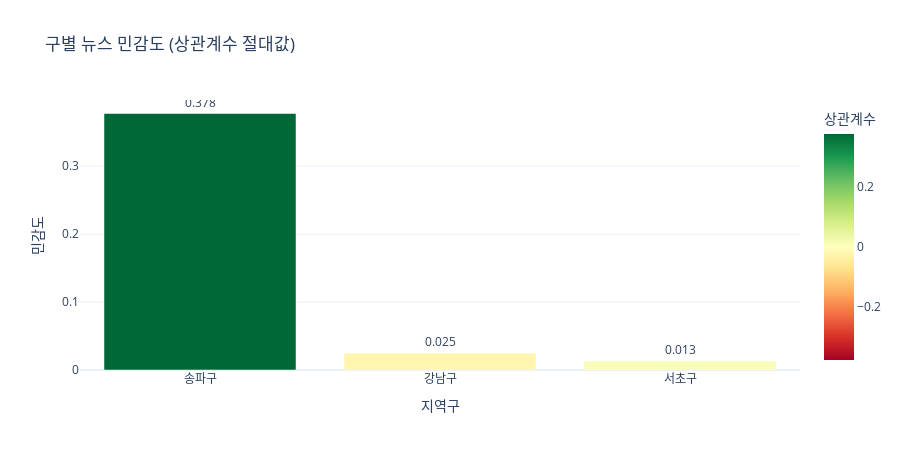

Notebook source saved alongside this figure:
### Markdown cell above
### 9-4. 구별 민감도 비교

### Code cell
if len(sensitivity_df) > 0:
    fig = px.bar(
        sensitivity_df,
        x='region',
        y='sensitivity',
        color='correlation',
        color_continuous_scale='RdYlGn',
        color_continuous_midpoint=0,
        title='구별 뉴스 민감도 (상관계수 절대값)',
        labels={'sensitivity': '민감도', 'region': '지역구', 'correlation': '상관계수'},
        text=[f'{s:.3f}' for s in sensitivity_df['sensitivity']]
    )
    fig.update_traces(textposition='outside')
    fig.update_layout(
        template='plotly_white',
        xaxis={'categoryorder': 'total descending'},
        height=450
    )
    fig.show()

### Figure 1 — Plotly figure (JSON) as saved in the notebook; plotly's stock layout.template omitted (floating-point values rounded to 4 significant figures)
{"data": [{"hovertemplate": "지역구=%{x}<br>민감도=%{y}<br>text=%{text}<br>상관계수=%{marker.color}<extra></extra>", "legendgroup": "", "marker": {"color": [0.3776, -0.02493, 0.01331], "coloraxis": "coloraxis", "pattern": {"shape": ""}}, "name": "", "orientation": "v", "showlegend": false, "text": ["0.378", "0.025", "0.013"], "textposition": "outside", "type": "bar", "x": ["송파구", "강남구", "서초구"], "xaxis": "x", "y": [0.3776, 0.02493, 0.01331], "yaxis": "y"}], "layout": {"barmode": "relative", "coloraxis": {"cmid": 0, "colorbar": {"title": {"text": "상관계수"}}, "colorscale": [[0, "rgb(165,0,38)"], [0.1, "rgb(215,48,39)"], [0.2, "rgb(244,109,67)"], [0.3, "rgb(253,174,97)"], [0.4, "rgb(254,224,139)"], [0.5, "rgb(255,255,191)"], [0.6, "rgb(217,239,139)"], [0.7, "rgb(166,217,106)"], [0.8, "rgb(102,189,99)"], [0.9, "rgb(26,152,80)"], [1, "rgb(0,104,55)"]]}, "height": 450, "legend": {"tracegroupgap": 0}, "title": {"text": "구별 뉴스 민감도 (상관계수 절대값)"}, "xaxis": {"anchor": "y", "categoryorder": "total descending", "domain": [0, 1], "title": {"text": "지역구"}}, "yaxis": {"anchor": "x", "domain": [0, 1], "title": {"text": "민감도"}}}}
